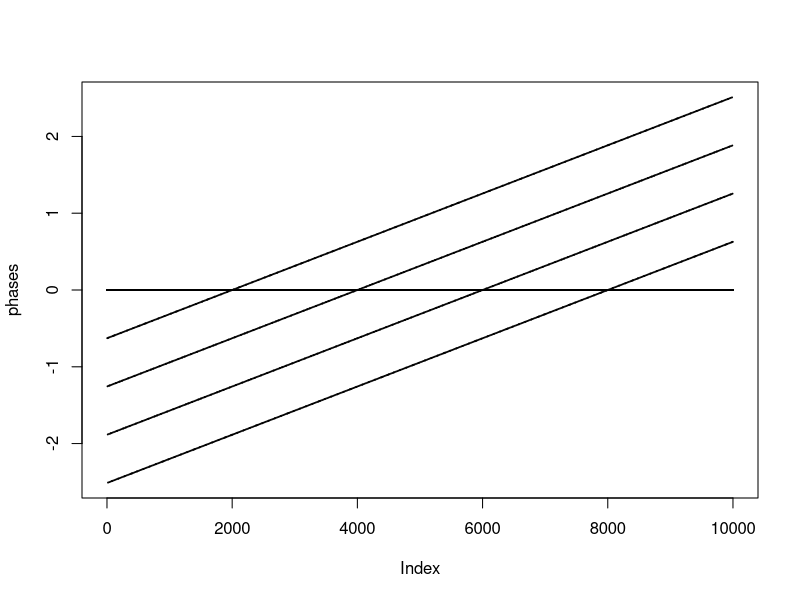

Here is the R script that generated this plot:
##### Series with repetitive values must have Fourier values = 0
##### But double precision causes very small values resposible of
##### weird structures in the Fourier Phases spectrum (that must be = 0, too)

#serie <- rep(0,10000)
serie1 <- rep(5, 10000)

#ft_serie <- fft(serie)
ft_serie1 <- fft(serie1)

# phases <- atan2(Re(ft_serie), Im(ft_serie))
# amps <- (abs(ft_serie))^2
# plot(phases, cex = .1)
# plot(amps, log="y", cex = .1)

phases <- atan2(Im(ft_serie1), Re(ft_serie1))
#amps <- (abs(ft_serie1))^2
plot(phases, cex = .1, type = "p")
#plot(amps, log="y", cex = .1)
print(ft_serie1)
